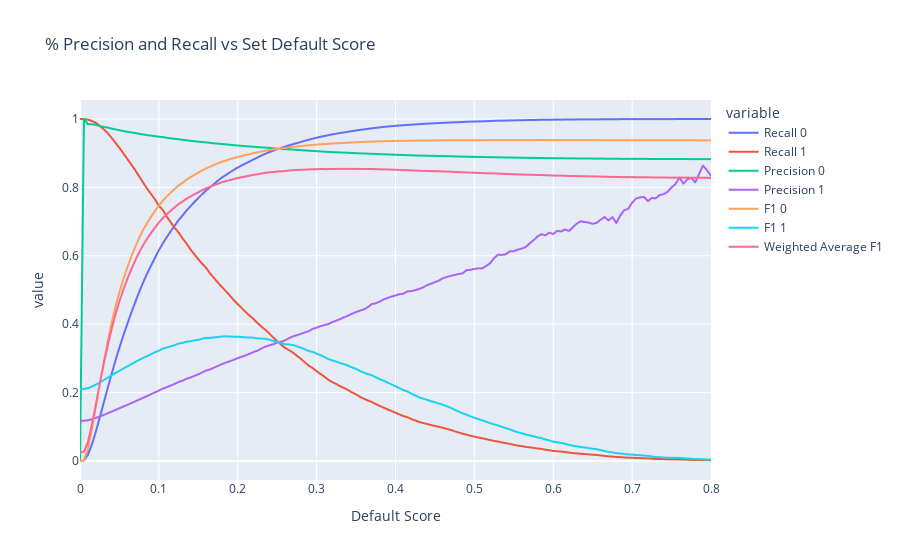

The cell this chart's notebook holds for it:
### Code cell
# Plotting the Results
fig = px.line(dtf, x='Default Score', y=['Recall 0', 'Recall 1', 'Precision 0', 'Precision 1', 'F1 0', 'F1 1', 'Weighted Average F1'], title='% Precision and Recall vs Set Default Score')
display(fig)

### Figure 1 — Plotly figure (JSON) as saved in the notebook; plotly's stock layout.template omitted (floating-point values rounded to 4 significant figures; data arrays with more than 128 entries replaced by an {"elided": "..."} marker saying what was removed)
{"data": [{"hovertemplate": "variable=Recall 0<br>Default Score=%{x}<br>value=%{y}<extra></extra>", "legendgroup": "Recall 0", "line": {"color": "#636efa", "dash": "solid"}, "marker": {"symbol": "circle"}, "mode": "lines", "name": "Recall 0", "showlegend": true, "type": "scattergl", "x": {"elided": "161 float values"}, "xaxis": "x", "y": {"elided": "161 float values"}, "yaxis": "y"}, {"hovertemplate": "variable=Recall 1<br>Default Score=%{x}<br>value=%{y}<extra></extra>", "legendgroup": "Recall 1", "line": {"color": "#EF553B", "dash": "solid"}, "marker": {"symbol": "circle"}, "mode": "lines", "name": "Recall 1", "showlegend": true, "type": "scattergl", "x": {"elided": "161 float values"}, "xaxis": "x", "y": {"elided": "161 float values"}, "yaxis": "y"}, {"hovertemplate": "variable=Precision 0<br>Default Score=%{x}<br>value=%{y}<extra></extra>", "legendgroup": "Precision 0", "line": {"color": "#00cc96", "dash": "solid"}, "marker": {"symbol": "circle"}, "mode": "lines", "name": "Precision 0", "showlegend": true, "type": "scattergl", "x": {"elided": "161 float values"}, "xaxis": "x", "y": {"elided": "161 float values"}, "yaxis": "y"}, {"hovertemplate": "variable=Precision 1<br>Default Score=%{x}<br>value=%{y}<extra></extra>", "legendgroup": "Precision 1", "line": {"color": "#ab63fa", "dash": "solid"}, "marker": {"symbol": "circle"}, "mode": "lines", "name": "Precision 1", "showlegend": true, "type": "scattergl", "x": {"elided": "161 float values"}, "xaxis": "x", "y": {"elided": "161 float values"}, "yaxis": "y"}, {"hovertemplate": "variable=F1 0<br>Default Score=%{x}<br>value=%{y}<extra></extra>", "legendgroup": "F1 0", "line": {"color": "#FFA15A", "dash": "solid"}, "marker": {"symbol": "circle"}, "mode": "lines", "name": "F1 0", "showlegend": true, "type": "scattergl", "x": {"elided": "161 float values"}, "xaxis": "x", "y": {"elided": "161 float values"}, "yaxis": "y"}, {"hovertemplate": "variable=F1 1<br>Default Score=%{x}<br>value=%{y}<extra></extra>", "legendgroup": "F1 1", "line": {"color": "#19d3f3", "dash": "solid"}, "marker": {"symbol": "circle"}, "mode": "lines", "name": "F1 1", "showlegend": true, "type": "scattergl", "x": {"elided": "161 float values"}, "xaxis": "x", "y": {"elided": "161 float values"}, "yaxis": "y"}, {"hovertemplate": "variable=Weighted Average F1<br>Default Score=%{x}<br>value=%{y}<extra></extra>", "legendgroup": "Weighted Average F1", "line": {"color": "#FF6692", "dash": "solid"}, "marker": {"symbol": "circle"}, "mode": "lines", "name": "Weighted Average F1", "showlegend": true, "type": "scattergl", "x": {"elided": "161 float values"}, "xaxis": "x", "y": {"elided": "161 float values"}, "yaxis": "y"}], "layout": {"legend": {"title": {"text": "variable"}, "tracegroupgap": 0}, "title": {"text": "% Precision and Recall vs Set Default Score"}, "xaxis": {"anchor": "y", "domain": [0, 1], "title": {"text": "Default Score"}}, "yaxis": {"anchor": "x", "domain": [0, 1], "title": {"text": "value"}}}}
